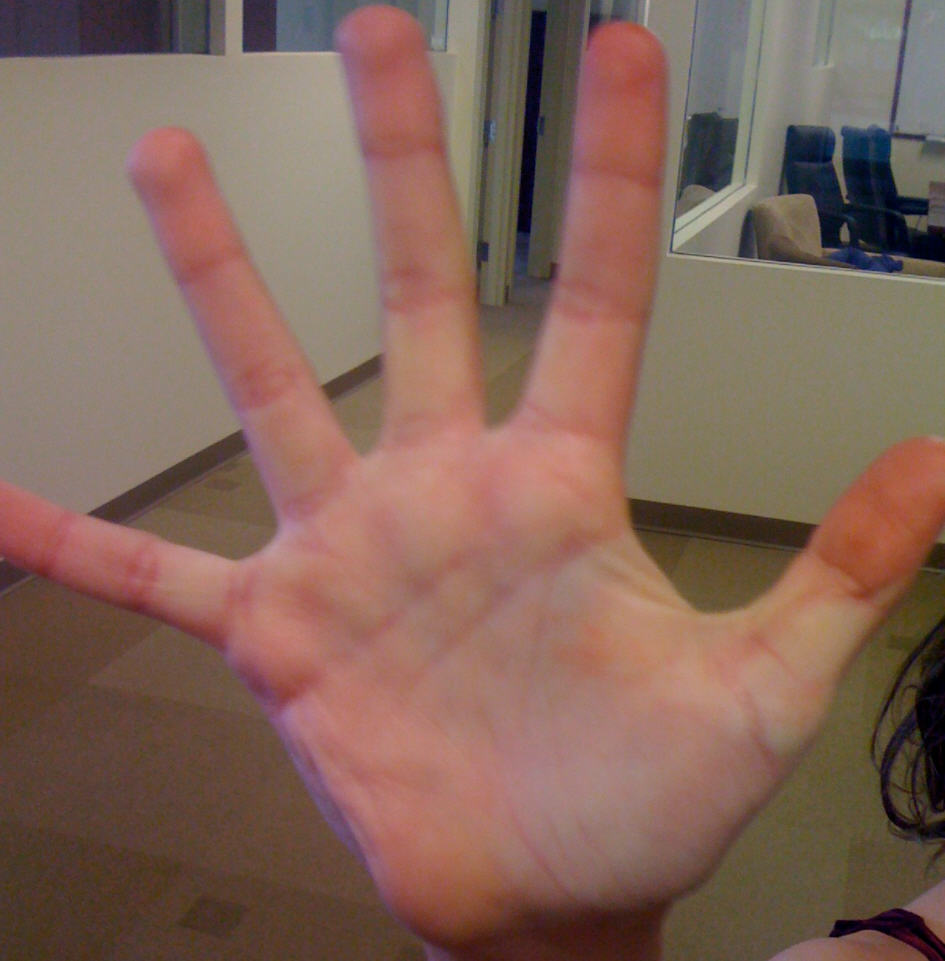
//> input picture HandIndoorColor.jpg, 945 x 961 px
$ ./example_14-03   (built with g++ and OpenCV 4)
//> lines starting //> are read from the running program, lines starting //| are printed output that depends on the picture; after the words box and inside, x2 and y2 are one past the last pixel; in counts of white or black regions, pixels touching at a corner belong together
// Example 14-3. Drawing labeled connected components

#include <algorithm>
#include <iostream>
#include<opencv2/opencv.hpp>

using namespace std;

int main() {

    cv::Mat img, img_edge, labels, centroids, img_color, stats;

    // load image or show help if no image was provided
    if ((img = cv::imread("../HandIndoorColor.jpg", cv::IMREAD_GRAYSCALE)).empty()) {
        cout << "\nERROR: You need 2 parameters, you had " << 0 << "\n" << endl;
        cout << "\nExample 14-3: Drawing labeled connected componnents\n"
             << "Call is:\n" << 0 << " <path/image>\n"
             << "\nExample:\n" << 0 << " ../HandIndoorColor.jpg\n" << endl;
        return -1;
    }

    cv::threshold(img, img_edge, 128, 255, cv::THRESH_BINARY);
    cv::imshow("Image after threshold", img_edge);
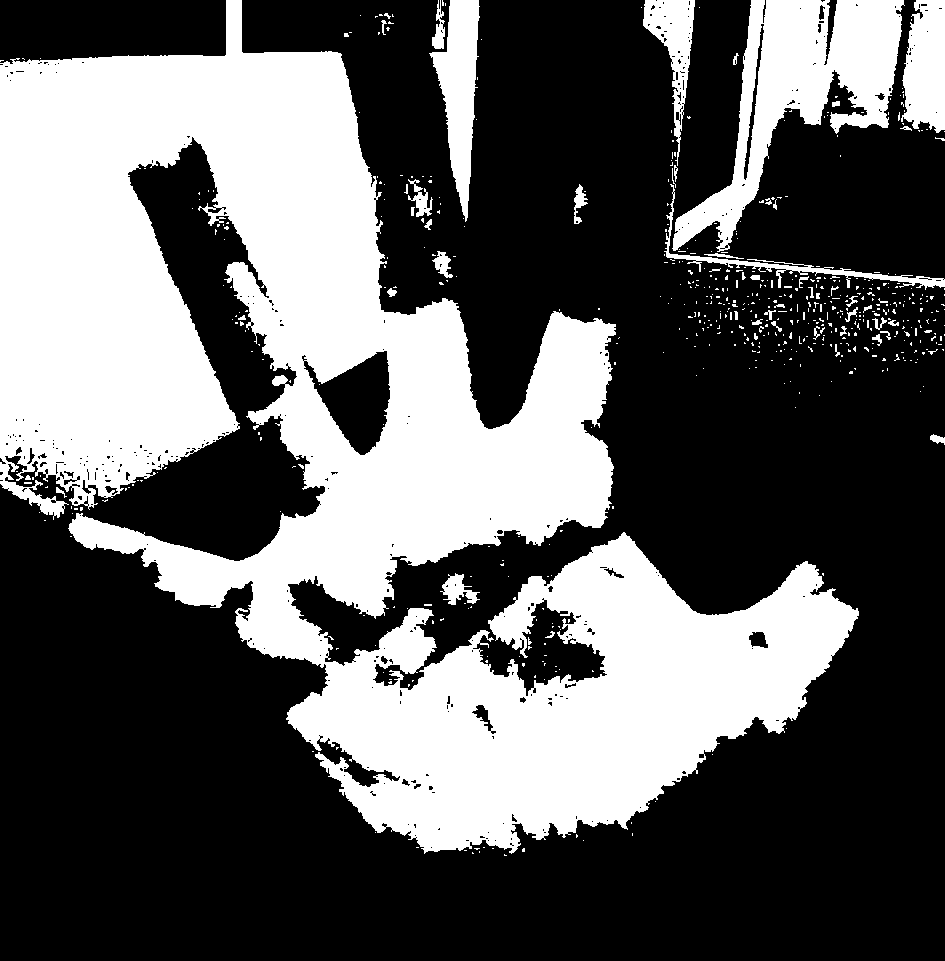
//> window 'Image after threshold': 961 rows x 945 cols, CV_8UC1; 37% white; 593 white regions (539 under 20 px), largest, box (x1, y1, x2, y2) and area: (0, 0, 859, 854) 293454, (672, 0, 905, 252) 21226, (429, 0, 480, 222) 5623

    int i, nccomps = cv::connectedComponentsWithStats(
            img_edge,
            labels,
            stats,
            centroids
    );
    cout << "Total Connected Components Detected: " << nccomps << endl;

    vector<cv::Vec3b> colors(nccomps + 1);
    colors[0] = cv::Vec3b(0, 0, 0); // background pixels remain black.
    for (i = 1; i <= nccomps; i++) {
        colors[i] = cv::Vec3b(rand() % 256, rand() % 256, rand() % 256);
        if (stats.at<int>(i - 1, cv::CC_STAT_AREA) < 100)
            colors[i] = cv::Vec3b(0, 0, 0); // small regions are painted with black too.
    }
    img_color = cv::Mat::zeros(img.size(), CV_8UC3);
    for (int y = 0; y < img_color.rows; y++)
        for (int x = 0; x < img_color.cols; x++) {
            int label = labels.at<int>(y, x);
            CV_Assert(0 <= label && label <= nccomps);
            img_color.at<cv::Vec3b>(y, x) = colors[label];
        }

    cv::imshow("Labeled map", img_color);
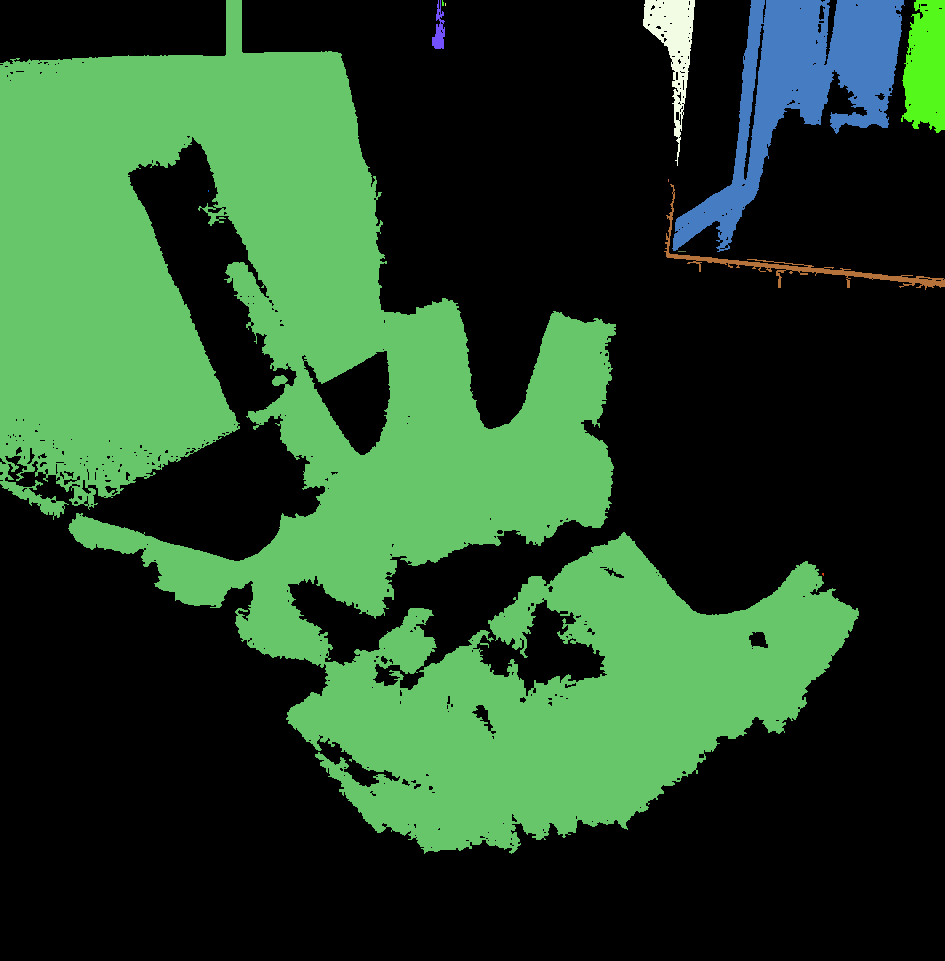
//> window 'Labeled map': 961 rows x 945 cols, CV_8UC3; mean B, G, R 39.6, 69.3, 36.6
    cv::waitKey();
    return 0;
}

$ run again, with BlueCup.jpg copied over HandIndoorColor.jpg
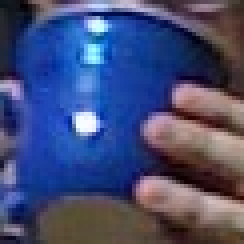
//> input picture BlueCup.jpg, 61 x 61 px (shown 4 times larger)
//> `cv::imshow("Image after threshold", img_edge);`:
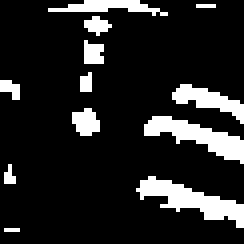
//> window 'Image after threshold': 61 rows x 61 cols, CV_8UC1 (shown 4 times larger); 14.2% white; 12 white regions (5 under 20 px), largest, box (x1, y1, x2, y2) and area: (34, 44, 61, 57) 138, (36, 29, 61, 41) 124, (43, 21, 61, 31) 75

$ run again, with HandOutdoorColor.jpg copied over HandIndoorColor.jpg
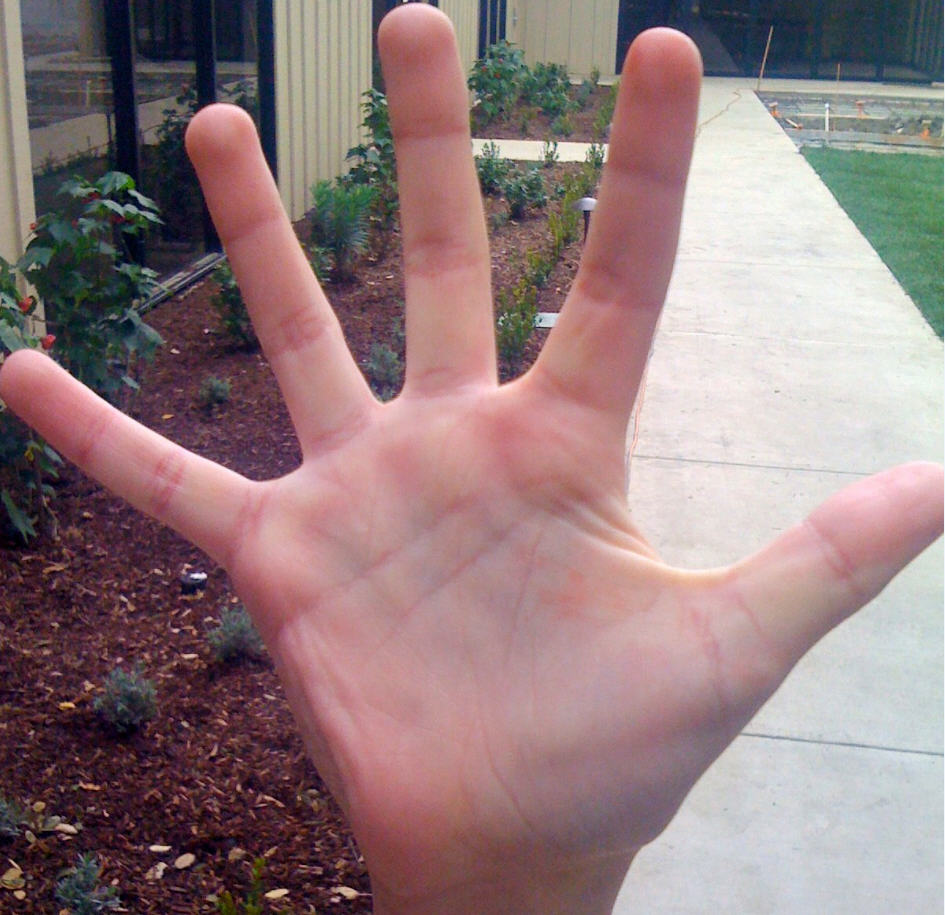
//> input picture HandOutdoorColor.jpg, 945 x 915 px
//> `cv::imshow("Image after threshold", img_edge);`:
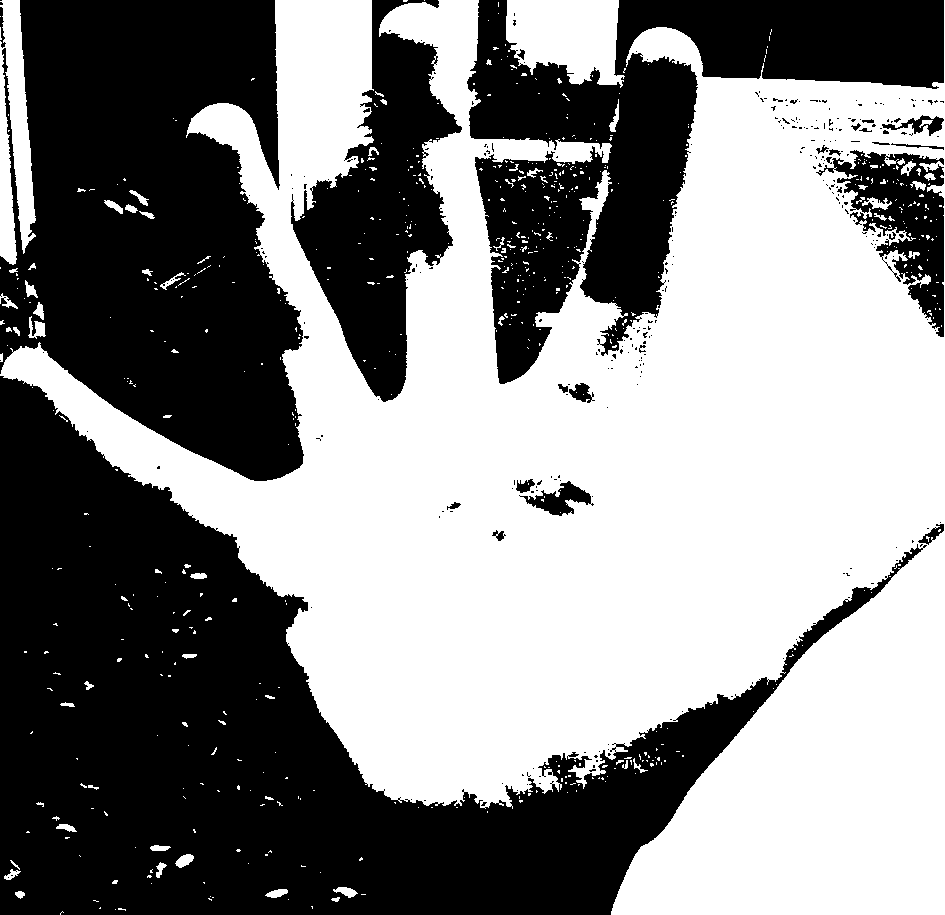
//> window 'Image after threshold': 915 rows x 945 cols, CV_8UC1; 53.1% white; 294 black regions (266 under 20 px), largest, box (x1, y1, x2, y2) and area: (0, 376, 927, 915) 184137, (0, 0, 304, 481) 106194, (467, 0, 944, 384) 71207
//> `cv::imshow("Labeled map", img_color);`:
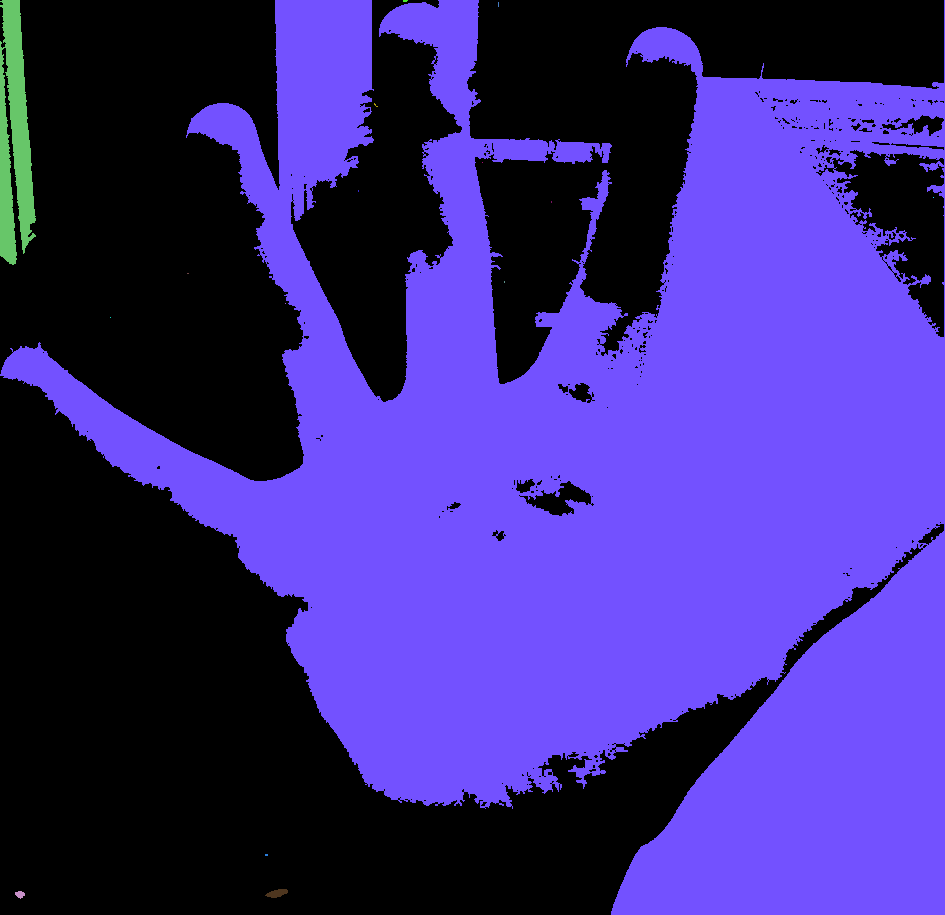
//> window 'Labeled map': 915 rows x 945 cols, CV_8UC3; mean B, G, R 130.3, 42.6, 59.2

$ run again, with HandOutdoorSunColor.jpg copied over HandIndoorColor.jpg
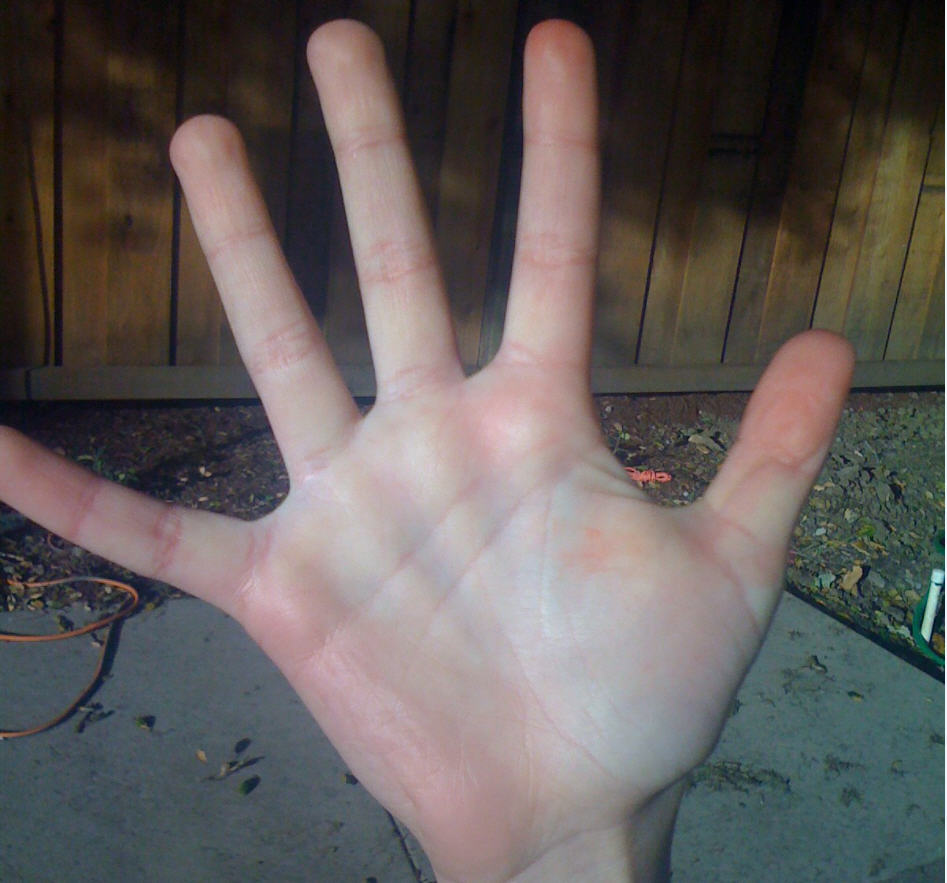
//> input picture HandOutdoorSunColor.jpg, 947 x 883 px
//> `cv::imshow("Image after threshold", img_edge);`:
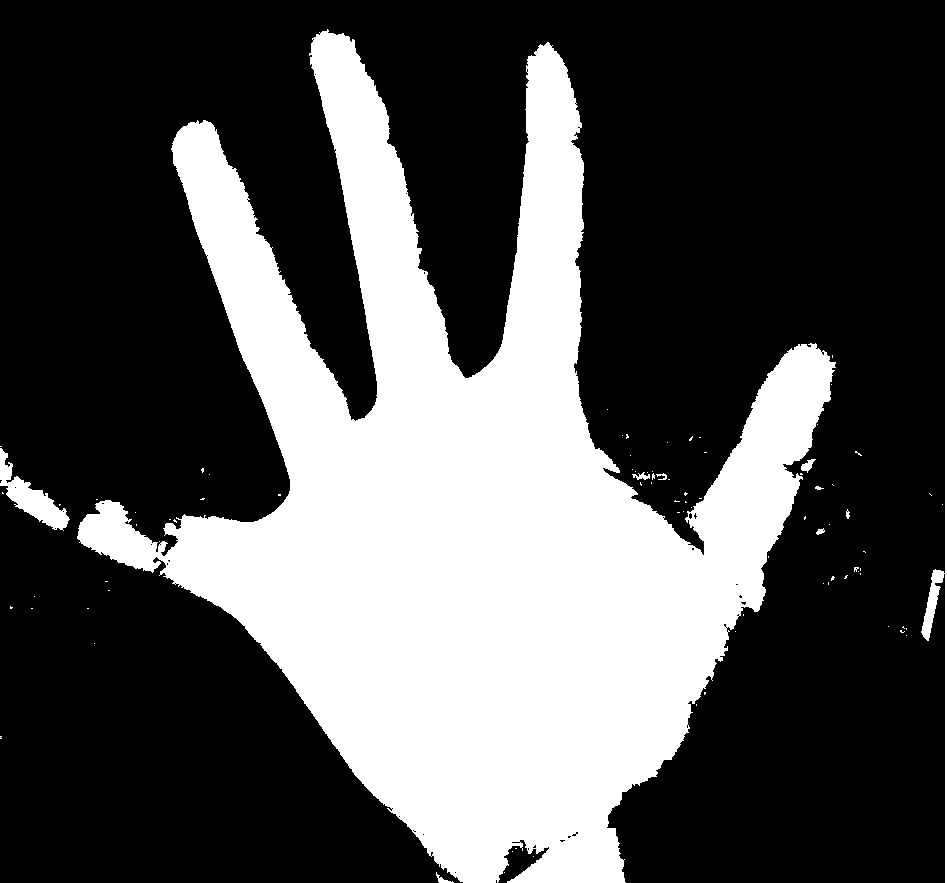
//> window 'Image after threshold': 883 rows x 947 cols, CV_8UC1; 32.1% white; 87 white regions (77 under 20 px), largest, box (x1, y1, x2, y2) and area: (77, 29, 836, 883) 263537, (921, 0, 947, 883) 2417, (0, 448, 70, 531) 1870
//> `cv::imshow("Labeled map", img_color);`:
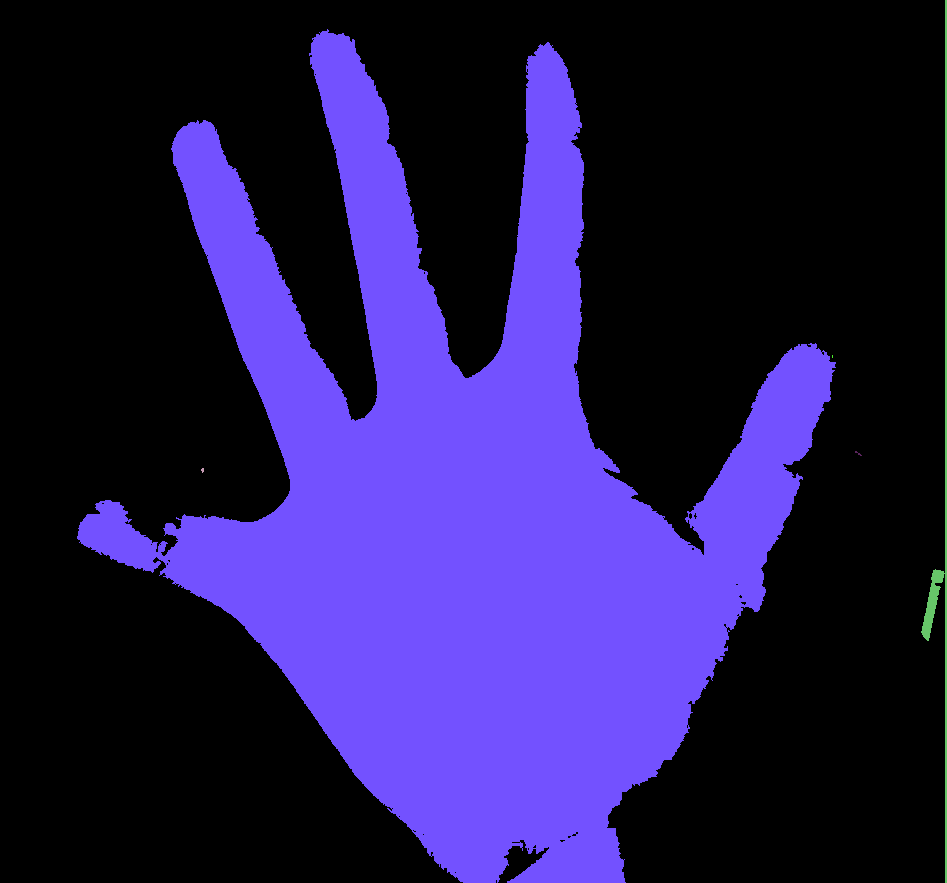
//> window 'Labeled map': 883 rows x 947 cols, CV_8UC3; mean B, G, R 80.7, 26.1, 36.5
